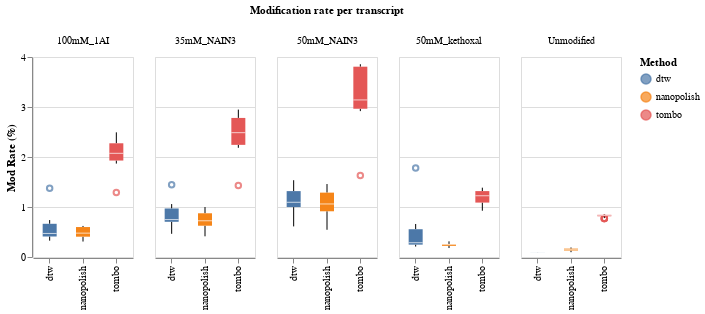

Notebook code cell kept with this figure:
### Code cell
chart1 = alt.Chart(df_results).mark_boxplot().encode(
    x=alt.X("method", axis=alt.Axis(title=None)),
    y=alt.Y("modrate", axis=alt.Axis(title="Mod Rate (%)")),
    color=alt.Color("method", legend=alt.Legend(title="Method")),
    column=alt.Column("batch", title="Modification rate per transcript", sort=sort_order) #Probing Chemistry and Concentration
).transform_filter(
    (datum.condition == "WT")
).properties(
    width=100,
    height=200
)

chart1.configure_axis(
    labelFontSize=12,
    titleFontSize=14
).configure_legend(
    labelFontSize=12,
    titleFontSize=14
).configure_header(
    labelFontSize=12,
    titleFontSize=14
)
chart1.encoding.y.title = 'Mod Rate (%)'
display(chart1)

save(chart1, "/home/han/proj_het_AC/rerun_analysis/0_Manuscript_codes_submission_20250723/Supp_Fig2/Data/Supp_Figure_2c_mod_rate_per_transcript_diff_methods.pdf")

### Figure 1 — Vega-Lite specification as saved in the notebook (floating-point values rounded to 4 significant figures; data arrays with more than 128 entries replaced by an {"elided": "..."} marker saying what was removed)
{"config": {"view": {"continuousWidth": 400, "continuousHeight": 300}}, "data": {"name": "data-de92afb27fcbeb415f6e82673b566b24"}, "mark": "boxplot", "encoding": {"color": {"type": "nominal", "field": "method", "legend": {"title": "Method"}}, "column": {"type": "nominal", "field": "batch", "sort": ["100mM_1AI", "35mM_NAIN3", "50mM_NAIN3", "50mM_kethoxal", "Unmodified"], "title": "Modification rate per transcript"}, "x": {"type": "nominal", "axis": {"title": null}, "field": "method"}, "y": {"type": "quantitative", "axis": {"title": "Mod Rate (%)"}, "field": "modrate", "title": "Mod Rate (%)"}}, "height": 200, "transform": [{"filter": "(datum.condition === 'WT')"}], "width": 100, "$schema": "https://vega.github.io/schema/vega-lite/v4.8.1.json", "datasets": {"data-de92afb27fcbeb415f6e82673b566b24": {"elided": "240 records"}}}
